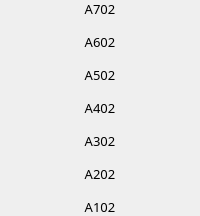
                            <widget class="QFrame" name="frame_53">
                             <property name="frameShape">
                              <enum>QFrame::NoFrame</enum>
                             </property>
                             <property name="frameShadow">
                              <enum>QFrame::Raised</enum>
                             </property>
                             <layout class="QVBoxLayout" name="verticalLayout_50">
                              <property name="spacing">
                               <number>15</number>
                              </property>
                              <property name="leftMargin">
                               <number>0</number>
                              </property>
                              <property name="topMargin">
                               <number>0</number>
                              </property>
                              <property name="rightMargin">
                               <number>0</number>
                              </property>
                              <property name="bottomMargin">
                               <number>0</number>
                              </property>
                              <item>
                               <widget class="QLabel" name="label_a702">
                                <property name="font">
                                 <font>
                                  <family>Mitr SemiBold</family>
                                  <pointsize>10</pointsize>
                                 </font>
                                </property>
                                <property name="frameShape">
                                 <enum>QFrame::NoFrame</enum>
                                </property>
                                <property name="text">
                                 <string>A702</string>
                                </property>
                                <property name="alignment">
                                 <set>Qt::AlignCenter</set>
                                </property>
                               </widget>
                              </item>
                              <item>
                               <widget class="QLabel" name="label_a602">
                                <property name="font">
                                 <font>
                                  <family>Mitr SemiBold</family>
                                  <pointsize>10</pointsize>
                                 </font>
                                </property>
                                <property name="frameShape">
                                 <enum>QFrame::NoFrame</enum>
                                </property>
                                <property name="text">
                                 <string>A602</string>
                                </property>
                                <property name="alignment">
                                 <set>Qt::AlignCenter</set>
                                </property>
                               </widget>
                              </item>
                              <item>
                               <widget class="QLabel" name="label_a502">
                                <property name="font">
                                 <font>
                                  <family>Mitr SemiBold</family>
                                  <pointsize>10</pointsize>
                                 </font>
                                </property>
                                <property name="frameShape">
                                 <enum>QFrame::NoFrame</enum>
                                </property>
                                <property name="text">
                                 <string>A502</string>
                                </property>
                                <property name="alignment">
                                 <set>Qt::AlignCenter</set>
                                </property>
                               </widget>
                              </item>
                              <item>
                               <widget class="QLabel" name="label_a402">
                                <property name="font">
                                 <font>
                                  <family>Mitr SemiBold</family>
                                  <pointsize>10</pointsize>
                                 </font>
                                </property>
                                <property name="frameShape">
                                 <enum>QFrame::NoFrame</enum>
                                </property>
                                <property name="text">
                                 <string>A402</string>
                                </property>
                                <property name="alignment">
                                 <set>Qt::AlignCenter</set>
                                </property>
                               </widget>
                              </item>
                              <item>
                               <widget class="QLabel" name="label_a302">
                                <property name="font">
                                 <font>
                                  <family>Mitr SemiBold</family>
                                  <pointsize>10</pointsize>
                                 </font>
                                </property>
                                <property name="frameShape">
                                 <enum>QFrame::NoFrame</enum>
                                </property>
                                <property name="text">
                                 <string>A302</string>
                                </property>
                                <property name="alignment">
                                 <set>Qt::AlignCenter</set>
                                </property>
                               </widget>
                              </item>
                              <item>
                               <widget class="QLabel" name="label_a202">
                                <property name="font">
                                 <font>
                                  <family>Mitr SemiBold</family>
                                  <pointsize>10</pointsize>
                                 </font>
                                </property>
                                <property name="frameShape">
                                 <enum>QFrame::NoFrame</enum>
                                </property>
                                <property name="text">
                                 <string>A202</string>
                                </property>
                                <property name="alignment">
                                 <set>Qt::AlignCenter</set>
                                </property>
                               </widget>
                              </item>
                              <item>
                               <widget class="QLabel" name="label_a102">
                                <property name="font">
                                 <font>
                                  <family>Mitr SemiBold</family>
                                  <pointsize>10</pointsize>
                                 </font>
                                </property>
                                <property name="frameShape">
                                 <enum>QFrame::NoFrame</enum>
                                </property>
                                <property name="text">
                                 <string>A102</string>
                                </property>
                                <property name="alignment">
                                 <set>Qt::AlignCenter</set>
                                </property>
                               </widget>
                              </item>
                             </layout>
                            </widget>
